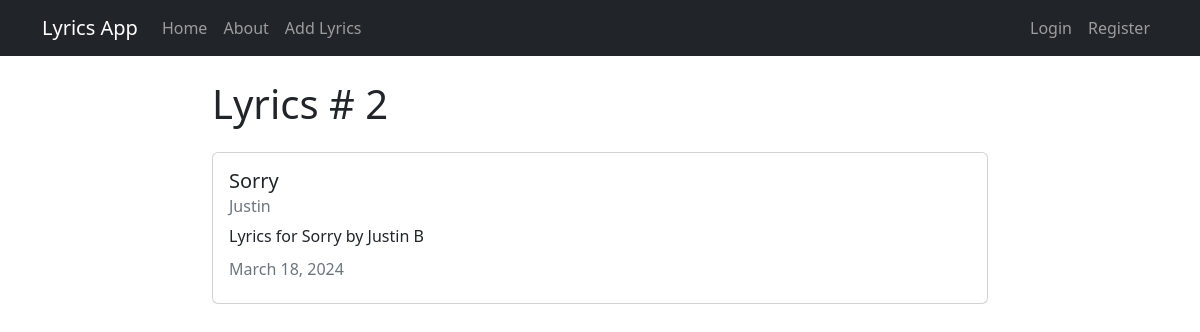
/lyric/2/, run on the app's committed database.
### lyricapp/models.py (models this page shows, shortened)
class lyric(models.Model):
  title = models.CharField(max_length=100)
  description = models.TextField()
  writer = models.ForeignKey(User, on_delete=models.CASCADE)
  created_at = models.DateTimeField(auto_now_add=True)
  updated_at = models.DateTimeField(auto_now=True)

### lyricapp/views.py (the view)
# urls.py: path('lyric/<int:pk>/', views.LyricDetailView.as_view(), name="lyricapp-detail"),
class LyricDetailView(DetailView):
  model = models.lyric
  template_name = 'lyricapp/lyric_detail.html'

### lyricapp/templates/lyricapp/lyric_detail.html (shortened to what this page needs)
{% extends "lyricapp/base.html" %}
{% block content %}
<h1>Lyrics # {{object.id}}</h1>
<div class="card my-4">
  <div class="card-body">
    <h5 class="card-title">{{ object.title }}</h5>
    <h6 class="card-subtitle mb-2 text-muted">{{ object.writer }}</h6>
    <p class="card-text">{{ object.description }}</p>
    <h6 class="card-subtitle mb-2 text-muted">{{ object.updated_at|date:"F d, Y" }}</h6>
  </div>
</div>
{% endblock content %}

### data on the page
lyric: id "2", title "Sorry", writer "Justin", description "Lyrics for Sorry by Justin B", updated_at "March 18, 2024"
